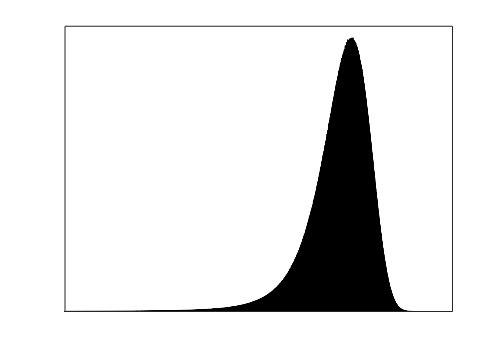

The MATLAB source for this figure:
function FIG05_nongaussian_histogram

Z=randn(1,5e7);
Z2=log(abs(Z+3));
figure; hist(Z2,10000);
xlim([-2.5,2.5]);
set(gcf,'Color','w');
set(gca,'xtick',[])
set(gca,'ytick',[])

set(gcf,'paperposition',[0,0,5,3.5]);
print('../images/nongaussian_histogram.eps','-depsc2');

end
